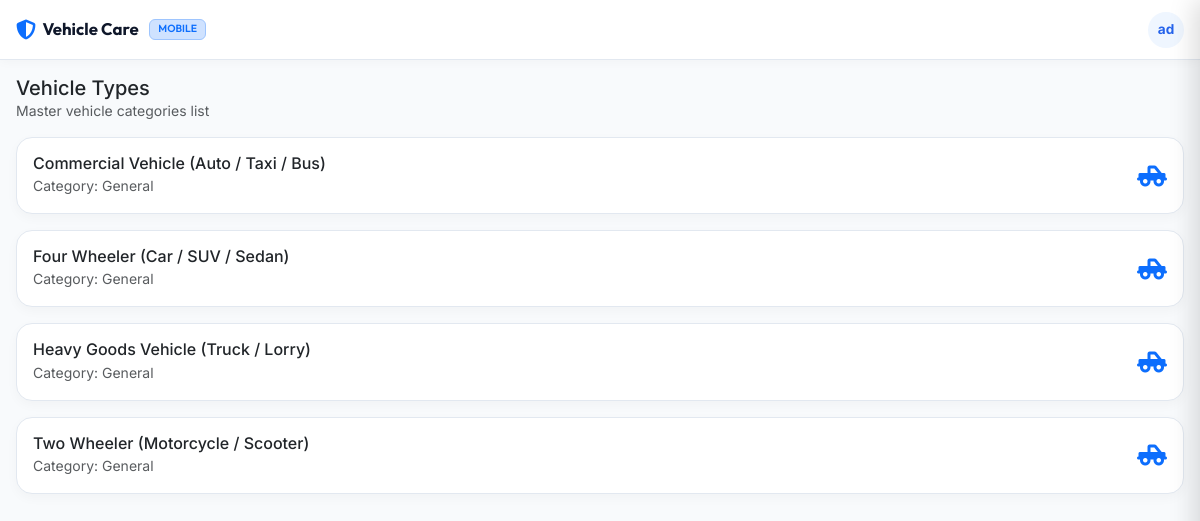
Page /mobile/admin/types.php (signed in) on the committed database.
### tables this page shows
CREATE TABLE `users` (
  `id` int(11) NOT NULL,
  `username` varchar(50) NOT NULL,
  `password` varchar(255) NOT NULL,
  `email` varchar(100) NOT NULL,
  `role` enum('admin','agent','shop') NOT NULL DEFAULT 'agent',
  `parent_agent_id` int(11) DEFAULT NULL,
  `status` enum('active','suspended') NOT NULL DEFAULT 'active',
  `shop_name` varchar(255) DEFAULT NULL,
  `shop_owner_name` varchar(255) DEFAULT NULL,
  `shop_logo` varchar(255) DEFAULT NULL,
  `shop_address` text DEFAULT NULL,
  `city` varchar(100) DEFAULT NULL,
  `state` varchar(100) DEFAULT NULL,
  `pincode` varchar(10) DEFAULT NULL,
  `mobile_number` varchar(20) DEFAULT NULL,
  `whatsapp_number` varchar(20) DEFAULT NULL,
  `created_at` timestamp NOT NULL DEFAULT current_timestamp(),
  `updated_at` timestamp NOT NULL DEFAULT current_timestamp() ON UPDATE current_timestamp(),
  `expiry_date` date DEFAULT NULL,
  `access_health_insurance` tinyint(1) NOT NULL DEFAULT 1,
  `access_vehicle_insurance` tinyint(1) NOT NULL DEFAULT 1,
  `access_pollution` tinyint(1) NOT NULL DEFAULT 1,
  `message_balance` int(11) NOT NULL DEFAULT 0,
  `notify_days_before` int(11) DEFAULT 7,
  `notify_before_enabled` tinyint(1) DEFAULT 1,
  `notify_1day_before_enabled` tinyint(1) DEFAULT 1,
  `notify_after_expiry_enabled` tinyint(1) DEFAULT 1
);

CREATE TABLE `vehicle_types` (
  `id` int(11) NOT NULL,
  `name` varchar(100) NOT NULL,
  `status` enum('active','inactive') NOT NULL DEFAULT 'active'
);

### includes/functions.php (called while the page is built, shortened)
<?php
function sanitize($data) {
    return htmlspecialchars(trim($data), ENT_QUOTES, 'UTF-8');
}
function isLoggedIn() {
    return !empty($_SESSION['user_id']) && !empty($_SESSION['role']);
}

### mobile/admin/types.php (the view, shortened to what this page needs)
<?php
require_once __DIR__ . '/../../includes/functions.php';
require_once __DIR__ . '/../includes/header.php';
$db = getDBConnection();
$types = $db->query("SELECT * FROM vehicle_types ORDER BY name ASC")->fetchAll();
?>
<div class="mb-3">
    <h2 class="h5 font-weight-700 m-0 text-dark">Vehicle Types</h2>
    <p class="small text-muted m-0">Master vehicle categories list</p>
</div>
<?php if (!empty($types)): ?>
    <?php foreach ($types as $type): ?>
        <div class="mobile-card">
            <div class="mobile-card-body p-3 d-flex align-items-center justify-content-between">
                <div>
                    <h6 class="m-0 font-weight-700 text-dark"><?php echo sanitize($type['name']); ?></h6>
                    <span class="small text-muted">Category: <?php echo sanitize($type['category'] ?? 'General'); ?></span>
                </div>
                <i class="fa-solid fa-truck-pickup text-primary fs-4"></i>
            </div>
        </div>
    <?php endforeach; ?>
<?php endif; ?>
<?php require_once __DIR__ . '/../includes/footer.php'; ?>

### mobile/includes/header.php (shortened to what this page needs)
<?php
require_once __DIR__ . '/../../includes/functions.php';
$current_user = null;
if (isLoggedIn()) {
    $db = getDBConnection();
    $stmt = $db->prepare("SELECT * FROM users WHERE id = ?");
    $stmt->execute([$_SESSION['user_id']]);
    $current_user = $stmt->fetch();
}
$role = $_SESSION['role'] ?? '';
?>
<!DOCTYPE html>
<html lang="en">
<head>
    <link href="https://cdn.jsdelivr.net/npm/bootstrap@5.3.0/dist/css/bootstrap.min.css" rel="stylesheet">
    <link href="https://cdnjs.cloudflare.com/ajax/libs/font-awesome/6.4.0/css/all.min.css" rel="stylesheet">
    <link href="https://cdn.datatables.net/1.13.4/css/dataTables.bootstrap5.min.css" rel="stylesheet">
    <link href="https://cdn.datatables.net/responsive/2.4.1/css/responsive.bootstrap5.min.css" rel="stylesheet">
    <link href="https://cdn.jsdelivr.net/npm/sweetalert2@11/dist/sweetalert2.min.css" rel="stylesheet">
    <link href="../../assets/css/style.css" rel="stylesheet">
</head>
<body>
    <nav id="mobile-header-nav">
        <a href="<?php echo $role === 'admin' ? '../admin/index.php' : '../agent/index.php'; ?>" class="text-decoration-none">
            <h1 class="mobile-brand-title">
                <i class="fa-solid fa-shield-halved text-primary fs-5"></i>
                <span>Vehicle Care</span>
                <span class="badge bg-primary-subtle text-primary border border-primary-subtle ms-1" style="font-size: 0.65rem;">MOBILE</span>
            </h1>
        </a>
        <?php if (isLoggedIn()): ?>
        <div class="d-flex align-items-center gap-2">
            <div class="dropdown">
                <button class="mobile-user-badge border-0" type="button" data-bs-toggle="dropdown" aria-expanded="false">
                    <?php
                        if ($current_user && !empty($current_user['shop_name']) && ($role === 'agent' || $role === 'shop')) {
                            echo substr(sanitize($current_user['shop_name']), 0, 2);
                        } else {
                            echo substr(sanitize($current_user['username']), 0, 2);
                        }
                    ?>
                </button>
            </div>
        </div>
        <?php endif; ?>
    </nav>
    <div class="container-fluid p-3">

### assets/css/style.css (style rules this page uses)
:root { --primary-color: #3b82f6; --primary-hover: #2563eb; --primary-light: #eff6ff; --secondary-color: #64748b; --success-color: #10b981; --success-light: #ecfdf5; --warning-color: #f59e0b; --warning-light: #fef3c7; --danger-color: #ef4444; --danger-light: #fef2f2; --info-color: #06b6d4; --info-light: #ecfeff; --bg-color: #f8fafc; --card-bg: #ffffff; --text-main: #0f172a; --text-muted: #64748b; --border-color: #e2e8f0; --sidebar-width: 260px; --sidebar-bg: #ffffff; --sidebar-active-bg: #eff6ff; --sidebar-active-text: #2563eb; --header-height: 70px; --shadow-sm: 0 1px 3px rgba(0, 0, 0, 0.05), 0 1px 2px rgba(0, 0, 0, 0.02); --shadow-md: 0 4px 6px -1px rgba(0, 0, 0, 0.05), 0 2px 4px -1px rgba(0, 0, 0, 0.01); --shadow-lg: 0 10px 15px -3px rgba(0, 0, 0, 0.05), 0 4px 6px -2px rgba(0, 0, 0, 0.01); --radius-sm: 8px; --radius-md: 12px; --radius-lg: 16px; --font-main: 'Outfit', sans-serif; }
body { font-family: var(--font-main); background-color: var(--bg-color); color: var(--text-main); margin: 0; padding: 0; overflow-x: hidden; -webkit-font-smoothing: antialiased; }
.badge { padding: 0.4em 0.8em; font-weight: 600; border-radius: 6px; font-size: 0.75rem; }

### mobile/includes/header.php (style rules this page uses)
:root { --mobile-bg: #f8fafc; --font-main: 'Outfit', sans-serif; }
body { font-family: 'Inter', sans-serif; background-color: var(--mobile-bg); color: #0f172a; padding-bottom: 78px; -webkit-tap-highlight-color: transparent; }
#mobile-header-nav { height: 60px; background: #ffffff; border-bottom: 1px solid #e2e8f0; position: sticky; top: 0; z-index: 1030; display: flex; align-items: center; justify-content: space-between; padding: 0 1rem; box-shadow: 0 2px 10px rgba(0,0,0,0.03); }
.mobile-brand-title { font-family: var(--font-main); font-weight: 700; font-size: 1.05rem; color: #0f172a; margin: 0; display: flex; align-items: center; gap: 0.4rem; }
.mobile-user-badge { width: 36px; height: 36px; border-radius: 50%; background: #eff6ff; color: #2563eb; font-weight: 700; font-size: 0.85rem; display: flex; align-items: center; justify-content: center; border: 1px solid #bfdbfe; }
.mobile-card { background: #ffffff; border-radius: 16px; border: 1px solid #e2e8f0; box-shadow: 0 4px 12px rgba(0,0,0,0.03); margin-bottom: 1rem; overflow: hidden; }
.mobile-card-body { padding: 1.15rem; }

### rows in the picture
users: username "ad"
vehicle_types: name "Commercial Vehicle (Auto / Taxi / Bus)", category "General"
vehicle_types: name "Four Wheeler (Car / SUV / Sedan)", category "General"
vehicle_types: name "Heavy Goods Vehicle (Truck / Lorry)", category "General"
vehicle_types: name "Two Wheeler (Motorcycle / Scooter)", category "General"
